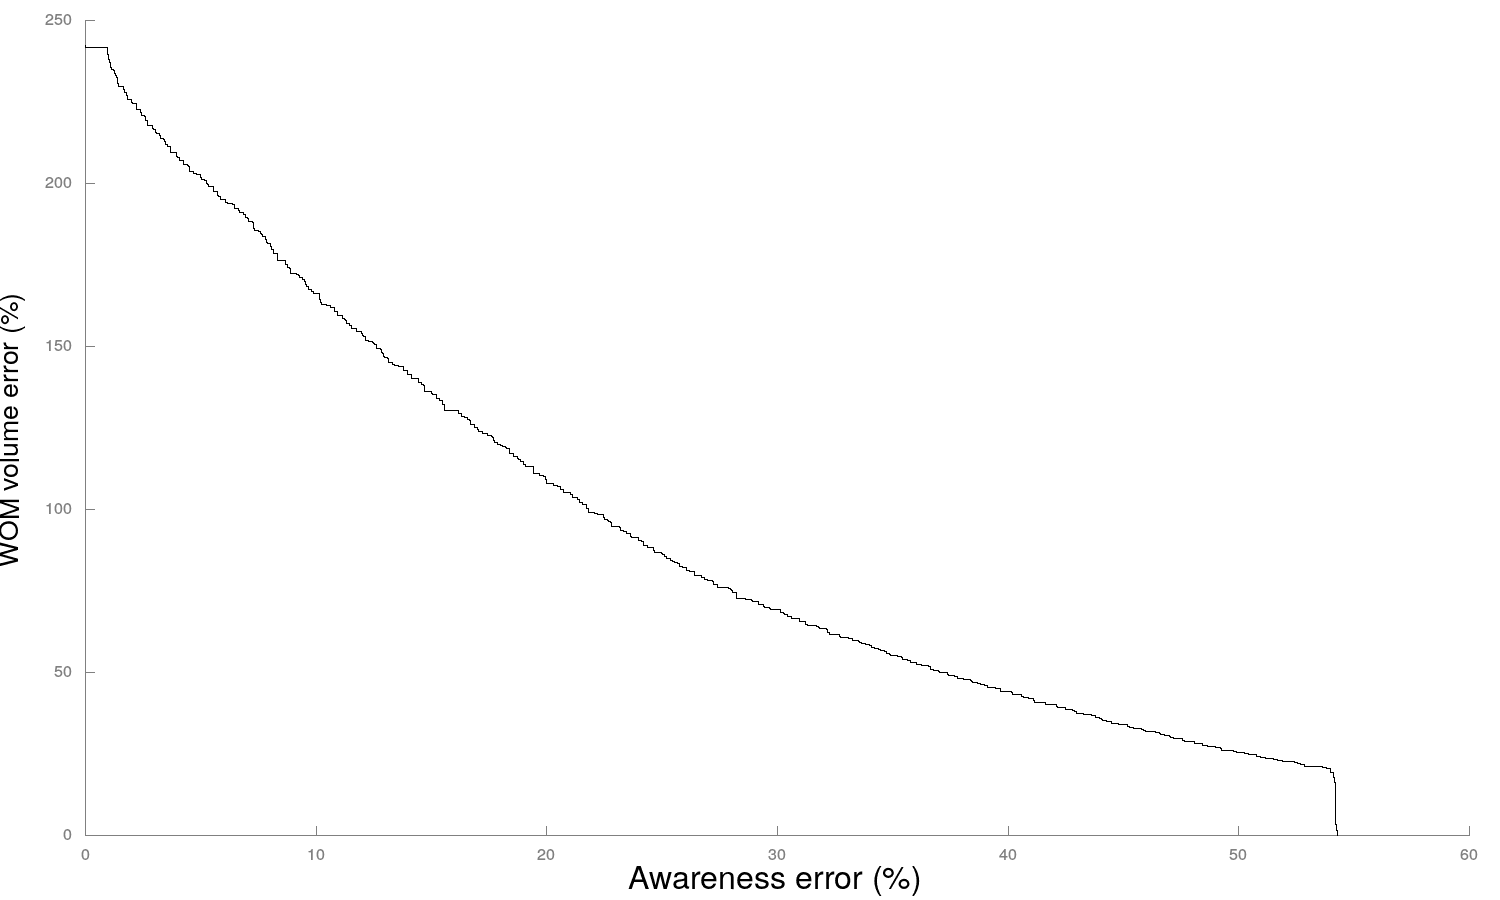

Source code (gnuplot):
# GNUPLOT WITH ERROR BARS
# FROM http://stackoverflow.com/questions/25512006/gnuplot-smooth-confidence-interval-lines-as-opposed-to-error-bars

# svg
#set terminal svg size 900,700 fname 'Helvetica, Arial, sans-serif' fsize '15' rounded dashed
#set output 'perceptionDeviation.svg'

set terminal png size 1500,900 enhanced font 'Helvetica, Arial, sans-serif' 
set output 'objectives.png'

# color definitions
set style line 1 lc rgb '#FF0000' pt 1 ps 1.5 lt 2 lw 3 
set style line 2 lc rgb '#98AD1F' pt 2 ps 1.5 lt 3 lw 3 
set style line 3 lc rgb '#336633' pt 8 ps 1.5 lt 4 lw 3 
set style line 4 lc rgb '#664D33' pt 6 ps 1.5 lt 5 lw 3 
set style line 5 lc rgb '#663366' pt 7 ps 1.5 lt 1 lw 3 
set style line 12 lc rgb '#808080' lt 5 lw 0.5 
set style line 11 lc rgb '#808080' lt 1

set style line 14 lc rgb '#FF0000' pt 6 ps 1.5 lt 5 lw 3
set style line 15 lc rgb '#98AD1F' pt 6 ps 1.5 lt 5 lw 3
set style line 16 lc rgb '#2380C2' pt 6 ps 1.5 lt 5 lw 3

set style line 20 lc rgb "#000000" pt 7 dashtype 7 ps 1.5 lt 1 lw 1

# titles and axis labels
# set title "Pareto frontier approximation: awareness overtime vs word-of-mouth volume"

set xlabel "Awareness error (%)" font ",24" # x-axis label
set ylabel "WOM volume error (%)" font ",20" # y-axis label

# remove border on top and right and set color to gray
set border 3 back ls 11
set tics nomirror

# define grid
#set grid back ls 12

#set grid ytics lc rgb "#bbbbbb" lw 1 lt 0
#set grid xtics lc rgb "#bbbbbb" lw 1 lt 0

#set grid xtics ytics mytics mytics ls 20

#set mxtics 4
#set mytics 4

# move legend to the correct place: available options are, left, right, top, bottom, outside, and below
#set key bottom right
#set key top right
#set key spacing 2
#set key box
#set key width 3
set key off

# ranges for the plot
# only to show TRA
#set xrange [35:270]
#set yrange [18:28.5]

# for using CSV and separator
#set datafile separator ","


# draw the plot

set style fill transparent solid 0.2 noborder

plot 'Objectives20.tsv' title 'Pareto frontier' with fsteps ls 20

